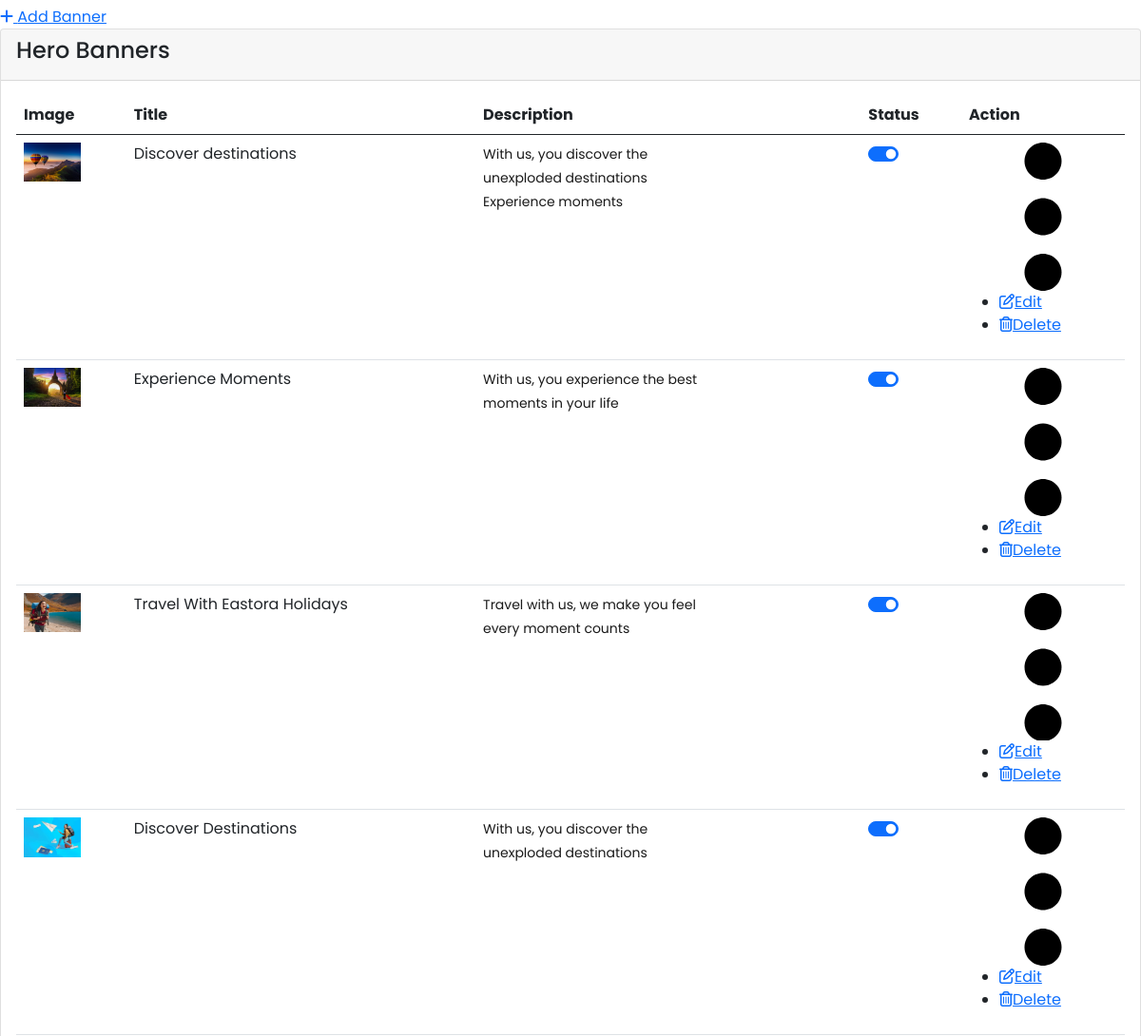
/adminpanel/hero-banners/ (signed in, middle part), run on an earlier commit of the app's database.
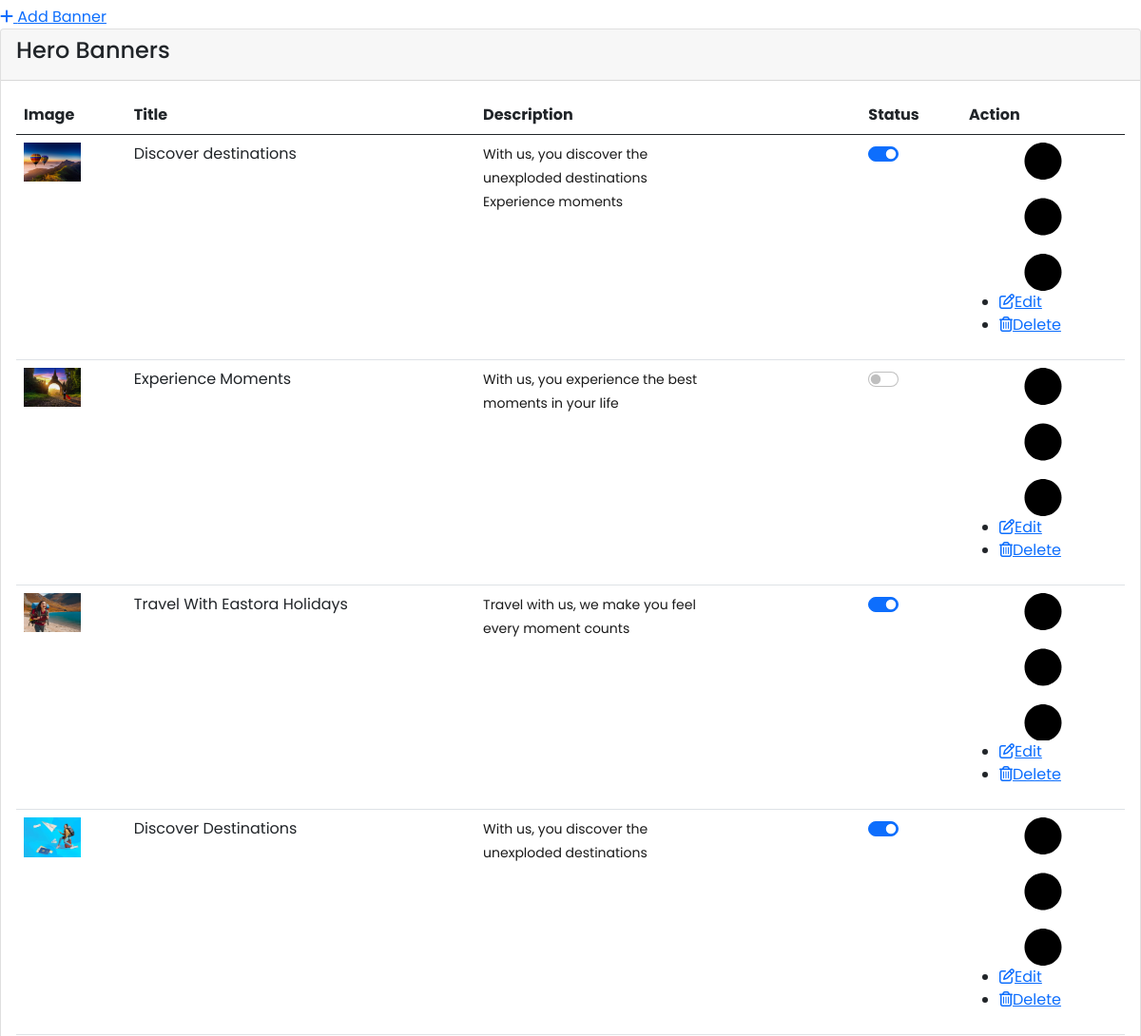
And on a later commit of the database.
### booking/models.py (models this page shows, shortened)
class HeroBanner(models.Model):
    title = models.CharField(max_length=200)
    subtitle = models.CharField(max_length=255, blank=True)
    image_desktop = models.ImageField(upload_to='banners/hero/desktop/', null=True, blank=True)
    image_mobile = models.ImageField(upload_to='banners/hero/mobile/', null=True, blank=True)
    is_active = models.BooleanField(default=True)
    created_at = models.DateTimeField(auto_now_add=True)

### adminpanel/views.py (the view)
# urls.py: path('hero-banners/', views.hero_banner_list, name='admin_hero_banner_list'),
@login_required(login_url='admin_login')
def hero_banner_list(request):
    items = HeroBanner.objects.all().order_by('-id')
    paginator = Paginator(items, 10)
    page_number = request.GET.get('page')
    page_obj = paginator.get_page(page_number)
    return render(request, 'adminpanel/hero_banner_list.html', {'banners': page_obj})

### templates/adminpanel/hero_banner_list.html (shortened to what the changed rows need)
{% extends 'adminpanel/base.html' %}
{% load static %}
{% block content %}
<div class="row">
    <div class="col-xl-12 col-lg-12 col-md-12 col-sm-12 col-12">
        <div class="card chart-card">
            <div class="card-body pb-4">
                <div class="chart-holder">
                    <div class="table-responsive">
                        <table class="table table-styled mb-0">
                            <thead>
                                <tr>
                                    <th>Image</th>
                                    <th>Title</th>
                                    <th>Description</th>
                                    <th>Status</th>
                                    <th>Action</th>
                                </tr>
                            </thead>
                            <tbody>
                                {% for banner in banners %}
                                <tr>
                                    <td>
                                        <span class="img-thumb ">
                                            {% if banner.image_desktop %}
                                            <img src="{{ banner.image_desktop.url }}" alt="{{ banner.title }}"
                                                width="60">
                                            {% else %}
                                            <img src="{% static 'admin/assets/images/hero-bg-1.webp' %}" alt="">
                                            {% endif %}
                                        </span>
                                    </td>
                                    <td>{{ banner.title }} </td>
                                    <td>
                                        <p style="max-width: 250px;">{{ banner.subtitle }}</p>
                                    </td>
                                    <td>
                                        <div class="form-check form-switch active-bnr">
                                            <input class="form-check-input toggle-featured" id="activeBanner"
                                                type="checkbox" data-id="{{ banner.id }}"
                                                {% if banner.is_active %}checked{% endif %}>
                                        </div>
                                    </td>
                                    <td class="relative">
                                        <a class="action-btn " href="javascript:void(0); ">
                                        </a>
                                        <div class="action-option ">
                                            <ul>
                                                <li>
                                                    <a href="{% url 'admin_hero_banner_update' banner.pk %} "><i
                                                            class="far fa-edit mr-2 "></i>Edit</a>
                                                </li>
                                                <li>
                                                    <a href="{% url 'admin_hero_banner_delete' banner.pk %}"
                                                        onclick="return confirm('Are you sure you want to delete this package?');">
                                                        <i class="far fa-trash-alt mr-2"></i>Delete
                                                    </a>
                                                </li>
                                            </ul>
                                        </div>
                                    </td>
                                </tr>
                                {% empty %}
                                <tr>
                                    <td colspan="6">No Banners found.</td>
                                </tr>
                                {% endfor %}
                            </tbody>
                        </table>
                    </div>
                </div>
            </div>
        </div>
    </div>
</div>
{% endblock %}

What changed in the data, as far as the page shows it:
changed HeroBanner "Experience Moments": is_active "☑" → "☐"
